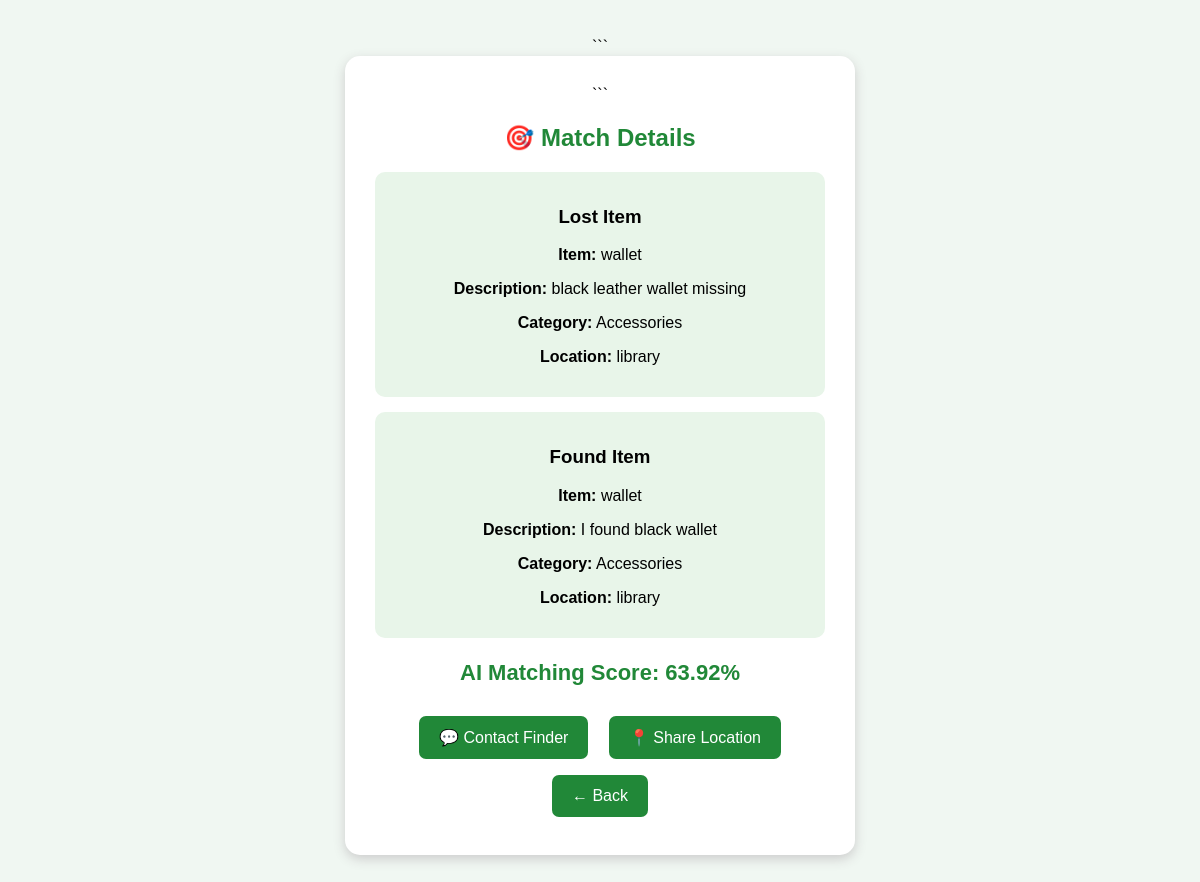
The app's page /match_details/5/6 (signed in) with its own data.
### tables this page shows
CREATE TABLE lost_items (
            id INTEGER PRIMARY KEY AUTOINCREMENT,
            item_name TEXT NOT NULL,
            description TEXT NOT NULL,
            category TEXT NOT NULL,
            location TEXT NOT NULL,
            date_lost TEXT NOT NULL,
            image TEXT
        , user_id INTEGER);

CREATE TABLE found_items (
            id INTEGER PRIMARY KEY AUTOINCREMENT,
            item_name TEXT NOT NULL,
            description TEXT NOT NULL,
            category TEXT NOT NULL,
            location TEXT NOT NULL,
            date_found TEXT NOT NULL,
            image TEXT NOT NULL
        , user_id INTEGER);

### app.py (the view)
@app.route("/match_details/<int:lost_id>/<int:found_id>")
@login_required
def match_details(lost_id, found_id):
    conn = get_db_connection()
    lost_item = conn.execute(
        "SELECT * FROM lost_items WHERE id = ?",
        (lost_id,)
    ).fetchone()
    found_item = conn.execute(
        "SELECT * FROM found_items WHERE id = ?",
        (found_id,)
    ).fetchone()
    if not lost_item or not found_item:
        conn.close()
        return "Match details not found.", 404
    current_user_id = session["user_id"]
    if (
        lost_item["user_id"] != current_user_id
        and found_item["user_id"] != current_user_id
    ):
        conn.close()
        return "You are not allowed to view this match.", 403
    score = calculate_similarity(
        item_text(lost_item),
        item_text(found_item)
    )
    if score < 15:
        conn.close()
        return "These items do not meet the AI matching threshold.", 404
    conn.execute("""
        UPDATE notifications
        SET is_read = 1
        WHERE user_id = ? AND lost_item_id = ? AND found_item_id = ?
    """, (current_user_id, lost_id, found_id))
    conn.commit()
    conn.close()
    return render_template(
        "match_details.html",
        lost_item=lost_item,
        found_item=found_item,
        score=round(score, 2)
    )

### app.py (called while the page is built)
def get_db_connection():
    conn = sqlite3.connect("campusfind.db")
    conn.row_factory = sqlite3.Row
    conn.execute("PRAGMA foreign_keys = ON")
    return conn

def login_required(function):
    @wraps(function)
    def wrapper(*args, **kwargs):
        if "user_id" not in session:
            return redirect(url_for("login"))
        return function(*args, **kwargs)
    return wrapper

def calculate_similarity(text1, text2):
    words1 = re.findall(r"\b\w+\b", (text1 or "").lower())
    words2 = re.findall(r"\b\w+\b", (text2 or "").lower())
    if not words1 or not words2:
        return 0
    all_words = set(words1 + words2)
    tf1 = Counter(words1)
    tf2 = Counter(words2)
    vector1 = []
    vector2 = []
    for word in all_words:
        document_count = 1 + int(word in words1) + int(word in words2)
        idf = math.log(3 / document_count) + 1
        vector1.append((tf1[word] / len(words1)) * idf)
        vector2.append((tf2[word] / len(words2)) * idf)
    dot_product = sum(a * b for a, b in zip(vector1, vector2))
    magnitude1 = math.sqrt(sum(a * a for a in vector1))
    magnitude2 = math.sqrt(sum(b * b for b in vector2))
    if magnitude1 == 0 or magnitude2 == 0:
        return 0
    return (dot_product / (magnitude1 * magnitude2)) * 100

def item_text(item):
    return " ".join([
        item["item_name"] or "",
        item["description"] or "",
        item["category"] or "",
        item["location"] or ""
    ])

### templates/match_details.html (shortened to what this page needs)
<!DOCTYPE html>
<html>
<head>
</head>
<body>
<div class="container">
```
<h2>🎯 Match Details</h2>
<div class="item">
    <h3>Lost Item</h3>
    <p><b>Item:</b> {{ lost_item['item_name'] }}</p>
    <p><b>Description:</b> {{ lost_item['description'] }}</p>
    <p><b>Category:</b> {{ lost_item['category'] }}</p>
    <p><b>Location:</b> {{ lost_item['location'] }}</p>
</div>
<div class="item">
    <h3>Found Item</h3>
    <p><b>Item:</b> {{ found_item['item_name'] }}</p>
    <p><b>Description:</b> {{ found_item['description'] }}</p>
    <p><b>Category:</b> {{ found_item['category'] }}</p>
    <p><b>Location:</b> {{ found_item['location'] }}</p>
</div>
<p class="score">
    AI Matching Score: {{ score }}%
</p>
<a class="action-btn"
   href="{{ url_for('messages', lost_id=lost_item['id'], found_id=found_item['id']) }}">
    💬 Contact Finder
</a>
<a class="action-btn"
   href="{{ url_for('share_location', found_id=found_item['id']) }}">
    📍 Share Location
</a>
<br>
<a class="action-btn" href="{{ url_for('notifications') }}">
    ← Back
</a>
</div>
</body>
</html>

### templates/match_details.html (style rules this page uses)
body { font-family: Arial, sans-serif; background: #f0f7f2; text-align: center; padding: 30px; }
.container { background: white; width: 450px; max-width: 90%; margin: auto; padding: 30px; border-radius: 15px; box-shadow: 0 4px 12px #ccc; }
h2 { color: #218838; }
.item { background: #e8f5e9; padding: 15px; margin: 15px 0; border-radius: 10px; }
.score { color: #218838; font-size: 22px; font-weight: bold; }
.action-btn { display: inline-block; background: #218838; color: white; text-decoration: none; padding: 12px 20px; margin: 8px; border-radius: 7px; border: none; cursor: pointer; }

### records on screen
lost_items: item_name "wallet", description "black leather wallet missing", category "Accessories", location "library"
found_items: item_name "wallet", description "I found black wallet", category "Accessories", location "library"

### other values on screen
{{ score }} "63.92"
